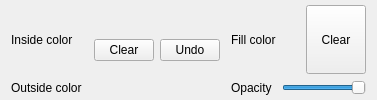
        <widget class="QWidget" name="widgetGeoColors" native="true">
         <property name="minimumSize">
          <size>
           <width>0</width>
           <height>30</height>
          </size>
         </property>
         <layout class="QGridLayout" name="gridLayout_2">
          <property name="topMargin">
           <number>5</number>
          </property>
          <property name="bottomMargin">
           <number>5</number>
          </property>
          <item row="1" column="7" colspan="2">
           <widget class="QSlider" name="sliderGeoOpacity">
            <property name="maximum">
             <number>100</number>
            </property>
            <property name="value">
             <number>100</number>
            </property>
            <property name="orientation">
             <enum>Qt::Horizontal</enum>
            </property>
           </widget>
          </item>
          <item row="0" column="8">
           <widget class="QPushButton" name="pushButtonGeoClearFilling">
            <property name="minimumSize">
             <size>
              <width>0</width>
              <height>0</height>
             </size>
            </property>
            <property name="maximumSize">
             <size>
              <width>60</width>
              <height>50000</height>
             </size>
            </property>
            <property name="text">
             <string>Clear</string>
            </property>
           </widget>
          </item>
          <item row="0" column="0">
           <widget class="QLabel" name="labelGeoInsideColor">
            <property name="text">
             <string>Inside color</string>
            </property>
            <property name="alignment">
             <set>Qt::AlignLeading|Qt::AlignLeft|Qt::AlignVCenter</set>
            </property>
           </widget>
          </item>
          <item row="0" column="4" rowspan="2">
           <widget class="QPushButton" name="pushButtonGeoUndo">
            <property name="minimumSize">
             <size>
              <width>0</width>
              <height>0</height>
             </size>
            </property>
            <property name="maximumSize">
             <size>
              <width>60</width>
              <height>16777215</height>
             </size>
            </property>
            <property name="text">
             <string>Undo</string>
            </property>
           </widget>
          </item>
          <item row="1" column="6">
           <widget class="QLabel" name="labelGeoOpacity">
            <property name="text">
             <string>Opacity</string>
            </property>
            <property name="alignment">
             <set>Qt::AlignLeading|Qt::AlignLeft|Qt::AlignVCenter</set>
            </property>
           </widget>
          </item>
          <item row="0" column="6">
           <widget class="QLabel" name="labelGeoFillColor">
            <property name="text">
             <string>Fill color</string>
            </property>
            <property name="alignment">
             <set>Qt::AlignLeading|Qt::AlignLeft|Qt::AlignVCenter</set>
            </property>
           </widget>
          </item>
          <item row="0" column="7">
           <widget class="QtColorPicker" name="colorPickerGeoFill" native="true"/>
          </item>
          <item row="0" column="3" rowspan="2">
           <widget class="QPushButton" name="pushButtonGeoClear">
            <property name="minimumSize">
             <size>
              <width>0</width>
              <height>0</height>
             </size>
            </property>
            <property name="maximumSize">
             <size>
              <width>60</width>
              <height>16777215</height>
             </size>
            </property>
            <property name="text">
             <string>Clear</string>
            </property>
           </widget>
          </item>
          <item row="1" column="0">
           <widget class="QLabel" name="labelGeoOutsideColor">
            <property name="text">
             <string>Outside color</string>
            </property>
            <property name="alignment">
             <set>Qt::AlignLeading|Qt::AlignLeft|Qt::AlignVCenter</set>
            </property>
           </widget>
          </item>
          <item row="0" column="5">
           <spacer name="horizontalSpacer_4">
            <property name="orientation">
             <enum>Qt::Horizontal</enum>
            </property>
            <property name="sizeHint" stdset="0">
             <size>
              <width>5</width>
              <height>5</height>
             </size>
            </property>
           </spacer>
          </item>
          <item row="1" column="2">
           <widget class="QtColorPicker" name="colorPickerGeoOutside" native="true"/>
          </item>
          <item row="0" column="2">
           <widget class="QtColorPicker" name="colorPickerGeoInside" native="true"/>
          </item>
         </layout>
        </widget>
